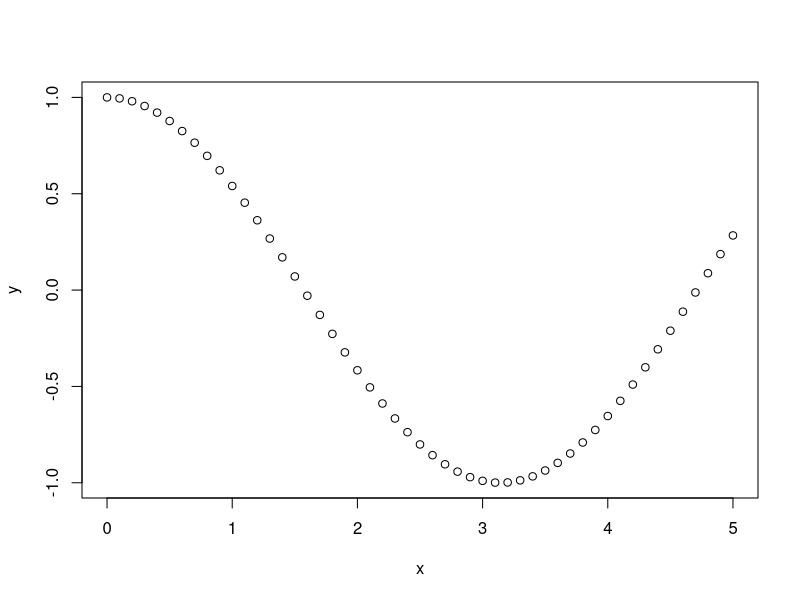
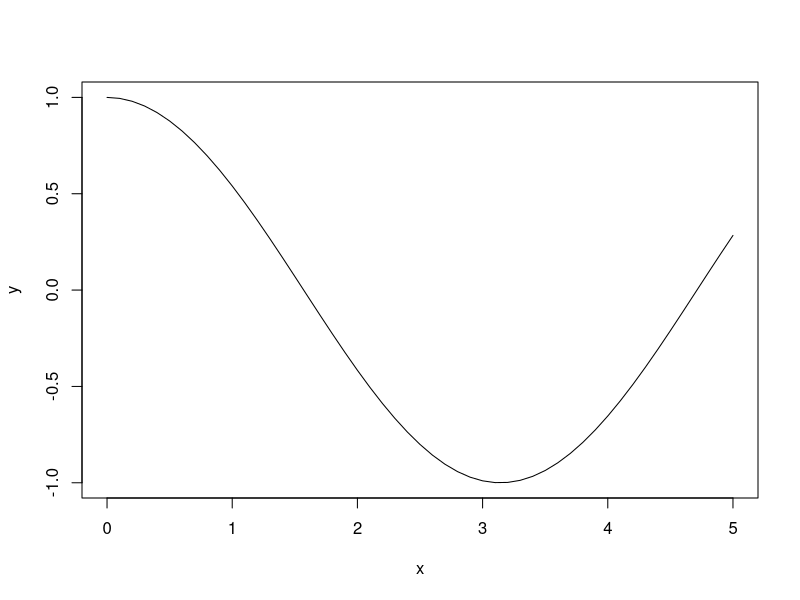
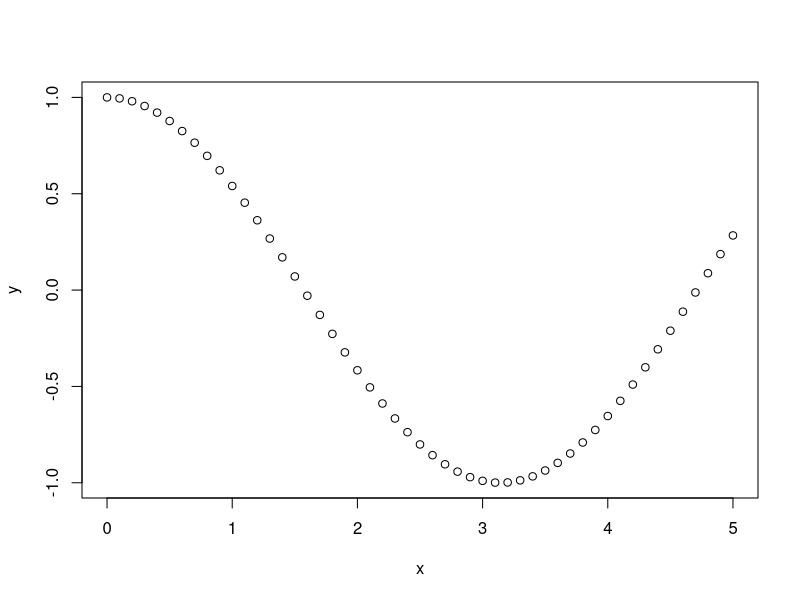
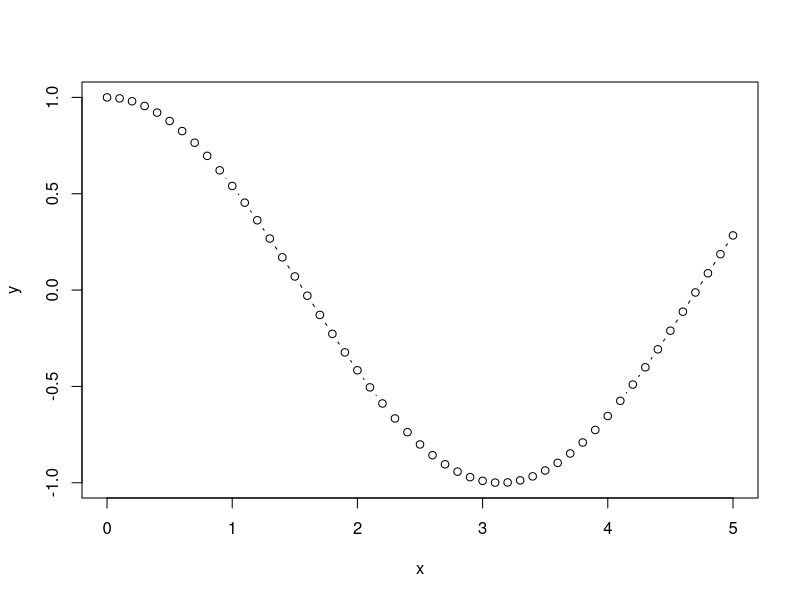
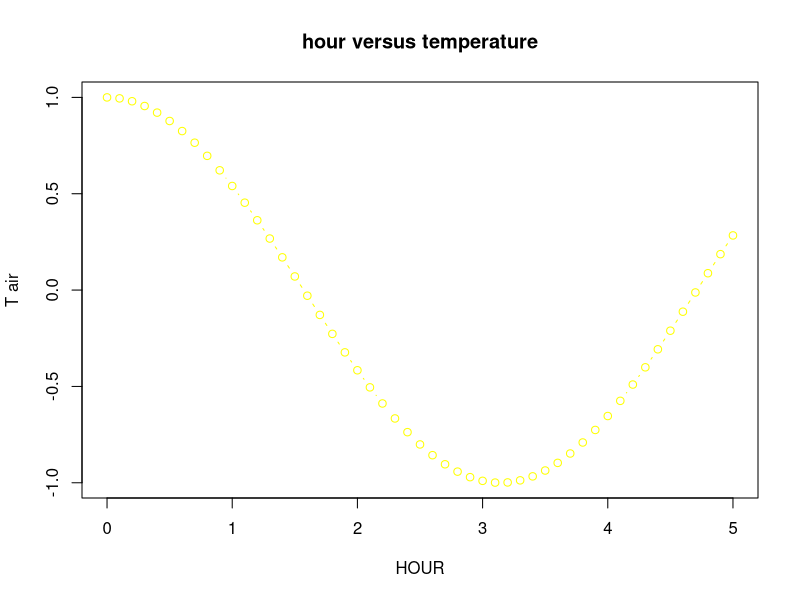

These charts were generated, in order, by the following R code:
#this is my first script 
#created on Mar 28, 2017 by J_W YEH
'to have a great habit and stop the forhead data burnun your time up'
#press control(CTRL)+L to clear console
rm(list=ls(all=TRUE))

'use arrow instead of equal mark'
a<-3
b<-2
c<-200

#is reference, it's not use in code

#character 字串
d<- "NTU Geaography"

#numeric vs integer
a1<- 3
a2<- as.integer(3)
class(a1)
class(a2)
#--------------------------------------
class(3.1415926)
pi
class(pi)

#complex 複數
f<- 2+2i

#logical : TRUE or FALSE
g<-TRUE
h<-FALSE
#有些單字有特定意義，注意字的顏色!
#大小寫注意!!

#vector 向量
#c(1,3,5,7)
k1 <- c(1,3,5,7,9,11,13)
class(k1)
#在向量當中，需要是同一種元素才可
k2<- c(a,b,c)
class(k2)
k3 <- c(a1, a2, a)

#ex:character vector
m <- c("NTU","GEOG", "2016")
class(m)
m1 <- c(g,h)
m2 <- c(a,g,h)
class(m1)
class(m2)

#找出第4個元素
#用心觀察
n1 <- k1[4]
n2 <- k1[4:6]

#vector
p1 <- c(1,2,3,4,9,7,8,5,7,3,6,3,6,7,3,7,8)
p2 <- p1[12]
#冒號:a至b
#中括弧:位置
p3 <- p1[8:12]
#挑不規則，特定位置點的數字
p4 <- p1[c(1,3,4,6,7,8,10,12)]

#number in order
q1 <- 1:100
q2 <- c(101:150)
q3 <- seq(1,20,3)
#seq(起始, 終點, 距離(增量曾至最接近的數，但小於之))
q4 <- seq(1, 5, 0.2)

#figure 
x <- seq(0,5,0.1)
y <- cos(x)
#plot:繪製圖表
plot (x,y)
plot (x,y, type = "l")
plot (x,y, type = "p")
plot (x,y, type = "b")
plot (x,y, 
      type = "b", 
      xlab = "HOUR", ylab = "T air", 
      main = "hour versus temperature",
      col = "yellow")
